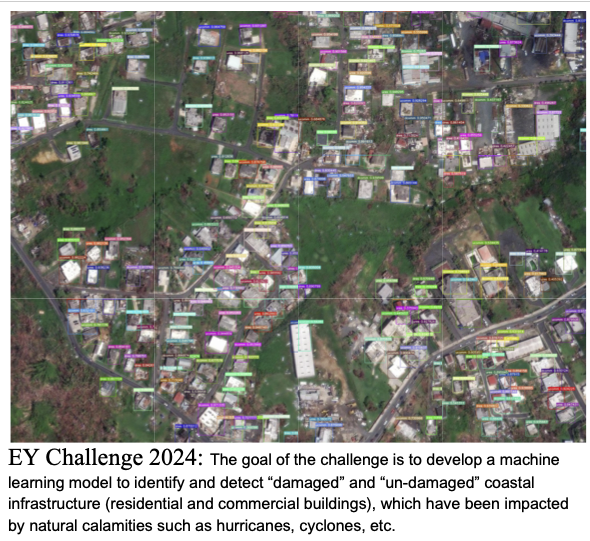
#> input picture visual_ey2024.png, 590 x 541 px, given as the content of the folder o/building-coco/256/original/images/samples/coco/images/val/, which was not available
$ jupyter execute --allow-errors Experiments.ipynb   (shell and % lines are left out)   (text cells are left out)
#> lines starting #> are read from the running program, lines starting #| are printed output that depends on the picture; after the words box and inside, x2 and y2 are one past the last pixel; in counts of white or black regions, pixels touching at a corner belong together; pictures that were not available may be replaced by others from this repository, and a replacement may not be noted
[cell 1]
import pandas as pd
import numpy as np
import os
import shutil
from PIL import Image
import sys
import os
import cv2

[cell 2]
# smoothing
in_path = 'coco/building-coco/256/original/images/samples/coco/images/val/'
out_path = 'coco/building-coco/256/original/images/samples/coco/images/val_smoothing/'
for afile in os.listdir(in_path):
    im = cv2.imread(in_path+afile)
#> im is the input picture: shape (541, 590, 3); mean B, G, R 127.2, 134.4, 133.9
    masked = cv2.bilateralFilter(im, 15, 75, 75)
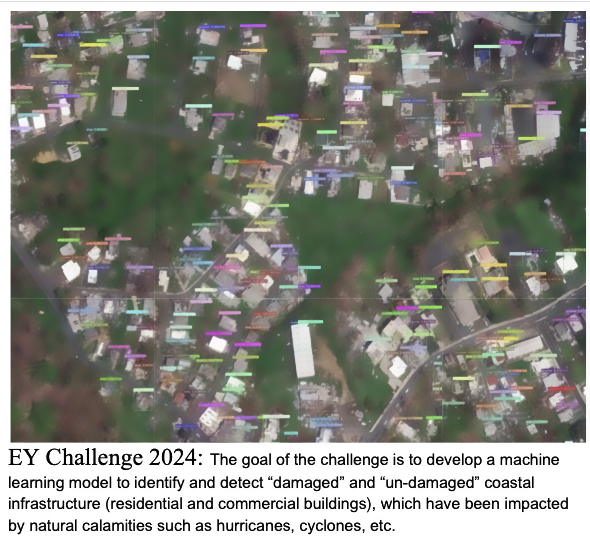
#> masked: shape (541, 590, 3); mean B, G, R 126.8, 134.2, 133.6
    cv2.imwrite(out_path+afile, masked)

[cell 3]
# edge sharpening
in_path = 'coco/building-coco/256/original/images/samples/coco/images/test/'
out_path = 'coco/building-coco/256/original/images/samples/coco/images/test_sharpen/'
for afile in os.listdir(in_path):
    im = cv2.imread(in_path+afile)
    kernel = np.array([[-1,-1,-1],
                       [-1,9,-1],
                       [-1,-1,-1]])
    im = cv2.filter2D(im, -1, kernel)
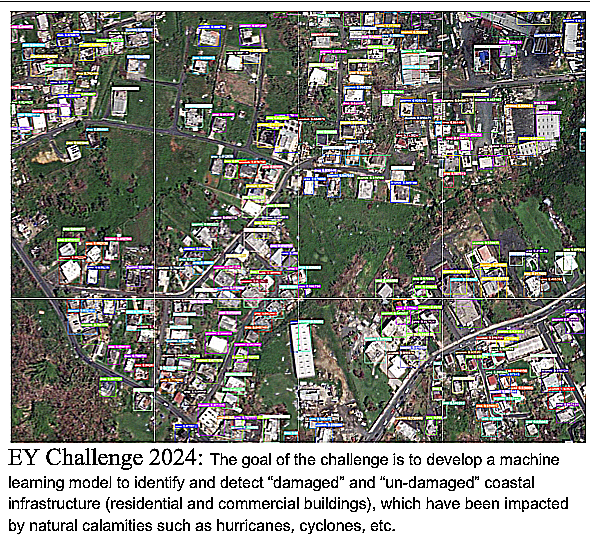
#> im: shape (541, 590, 3); mean B, G, R 124.8, 131.4, 130.6
    cv2.imwrite(out_path+afile, im)

[cell 4]
import os, cv2
import numpy as np
import pandas as pd
import random, tqdm
#import seaborn as sns
import matplotlib.pyplot as plt

import warnings
warnings.filterwarnings("ignore")
from PIL import Image
import torch
import torch.nn as nn
from torch.utils.data import DataLoader
import albumentations as album
from torchvision.transforms.functional import adjust_sharpness
from skimage import filters

import segmentation_models_pytorch as smp

from segmentation_models_pytorch import utils
import segmentation_models_pytorch.utils.metrics

[cell 5]
DATA_DIR = 'coco/building-coco/256/original/images/samples/coco/images/'

random_crop_size = 256

x_train_dir = os.path.join(DATA_DIR, 'train')
y_train_dir = os.path.join(DATA_DIR, 'train_labels')

x_valid_dir = os.path.join(DATA_DIR, 'val')
y_valid_dir = os.path.join(DATA_DIR, 'val_labels')

x_test_dir = os.path.join(DATA_DIR, 'test')
y_test_dir = os.path.join(DATA_DIR, 'test_labels')

[cell 6]
# Get class names
class_names = ['background', 'building']
# Get class RGB values
class_rgb_values = [[0, 0, 0], [255, 255, 255]]
select_classes = ['background', 'building']

# Get RGB values of required classes
select_class_indices = [class_names.index(cls.lower()) for cls in select_classes]
select_class_rgb_values =  np.array(class_rgb_values)[select_class_indices]

print('Selected classes and their corresponding RGB values in labels:')
print('Class Names: ', class_names)
print('Class RGB values: ', class_rgb_values)

[cell 7]
# helper function for data visualization
# [70 lines left out: functions visualize, one_hot_encode, reverse_one_hot, colour_code_segmentation, not called in this run]


class BuildingsDataset(torch.utils.data.Dataset):

    """Massachusetts Buildings Dataset. Read images, apply augmentation and preprocessing transformations.

    Args:
        images_dir (str): path to images folder
        masks_dir (str): path to segmentation masks folder
        class_rgb_values (list): RGB values of select classes to extract from segmentation mask
        augmentation (albumentations.Compose): data transfromation pipeline
            (e.g. flip, scale, etc.)
        preprocessing (albumentations.Compose): data preprocessing
            (e.g. noralization, shape manipulation, etc.)

    """

    # [37 lines left out: functions __init__, __getitem__, not called in this run]

    def __len__(self):
        # return length of
        return len(self.image_paths)

[cell 8]
# [14 lines left out: function get_training_augmentation, not called in this run]


def get_validation_augmentation():
    # Add sufficient padding to ensure image is divisible by 32
    test_transform = [
        #album.PadIfNeeded(min_height=1536, min_width=1536, always_apply=True, border_mode=0),
        album.PadIfNeeded(min_height=15, min_width=15, always_apply=True, border_mode=0),
    ]
    return album.Compose(test_transform)


def to_tensor(x, **kwargs):
    #x = adjust_sharpness(Image.fromarray(np.uint8(x)), 5)
    return x.transpose(2, 0, 1).astype('float32')


# [14 lines left out: function get_preprocessing, not called in this run]

ENCODER = 'resnet50'
ENCODER_WEIGHTS = 'imagenet'
CLASSES = class_names
ACTIVATION = 'sigmoid' # could be None for logits or 'softmax2d' for multiclass segmentation
#> (the rest of this cell did not finish here and is left out)

#> (a cell that did not finish here is left out)

[cell 10]
# Center crop padded image / mask to original image dims
# [11 lines left out: function crop_image, not called in this run]

[cell 11]
sample_preds_folder = os.path.join('coco/building-coco/512/','tmp')
if not os.path.exists(sample_preds_folder):
    os.makedirs(sample_preds_folder)

#> (a cell that did not finish here is left out)

[cell 13]
import matplotlib.pyplot as plt

#> (the rest of this cell did not finish here and is left out)

[cell 14]
import os

#in_path = 'coco/building-coco/256/original/images/samples/coco/images/val/'
in_path = 'coco/building-coco/512/test_masked/'  #'coco/building-coco/512/test/'
weights = './weights/yolov7-custom-128-512-masked/weights/best.pt' #'./weights/best_256_masked_sharpen.pt'
#> (the rest of this cell did not finish here and is left out)

[cell 15]
in_path = 'runs/detect/'
labels = []
#> (the rest of this cell did not finish here and is left out)

[cell 16]
import numpy as np
import matplotlib.pyplot as plt

np_labels = np.array(labels)
#> (the rest of this cell did not finish here and is left out)

[cell 17]
# Decoding according to the .yaml file class names order
import os

decoding_of_predictions ={0: 'undamagedcommercialbuilding', \
                          1: 'undamagedresidentialbuilding', \
                          2: 'damagedresidentialbuilding', \
                          3: 'damagedcommercialbuilding', \
                          4: 'background'}

directory = 'challenge_1_submission_images/Validation_Data_JPEG'
directory = 'runs/detect/'
# Directory to store outputs
results_directory = 'results/Validation_Data_Results'

# Create submission directory if it doesn't exist
if not os.path.exists(results_directory):
    os.makedirs(results_directory)

# Loop through each file in the directory
#> (the rest of this cell did not finish here and is left out)

[cell 18]
# Define your source directory and the destination where the zip file will be created
source_dir = results_directory
destination_zip = 'submission'

# Create a zip file from the directory
shutil.make_archive(destination_zip, 'zip', source_dir)

print(f"Directory {source_dir} has been successfully zipped into {destination_zip}.")

[cell 19]
# copy masks to folder

list_path = 'coco/building-coco/256/original/samples/YOLODataset/images/train/'
in_path = 'coco/building-coco/256/masks_jpeg/'
out_path = 'coco/building-coco/256/original/samples/YOLODataset/masks/train/'
#> (the rest of this cell did not finish here and is left out)

[cell 20]
# mask images

list_path = 'coco/building-coco/256/original/samples/YOLODataset/'
for aname in os.listdir(list_path + 'masks/val'):
    img = cv2.imread(list_path + 'images/val/' + aname.replace('.jpg','.png'))
    mask = cv2.imread(list_path + 'masks/val/' + aname)

    mask[mask<200] = 0
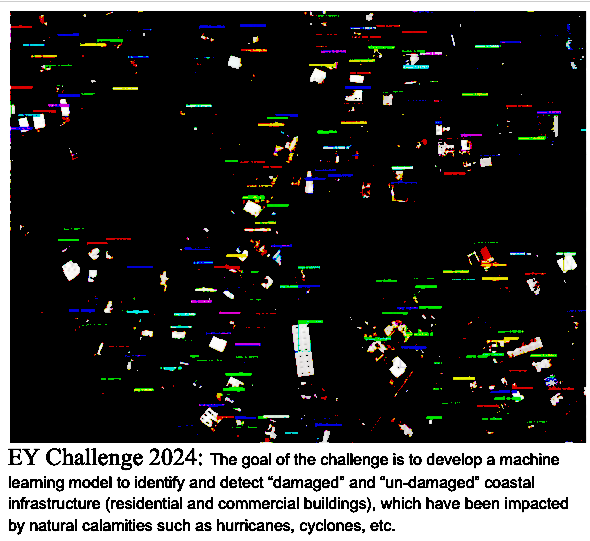
#> mask: shape (541, 590, 3); mean B, G, R 54.5, 55.9, 55.8
    mask[mask>100] = 255
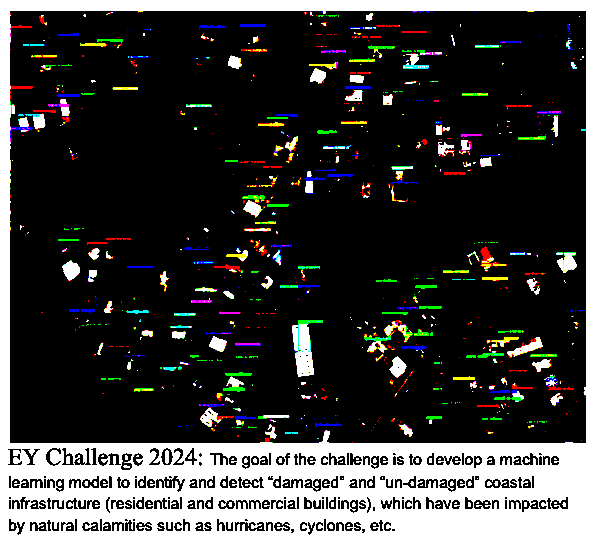
#> mask: shape (541, 590, 3); 6.76% of pixels changed, all inside (x1, y1, x2, y2) = (0, 1, 590, 535)
    masked = img.copy()
    masked[mask==0] = 0
    cv2.imwrite(list_path + 'masked/val/' + aname,masked)
